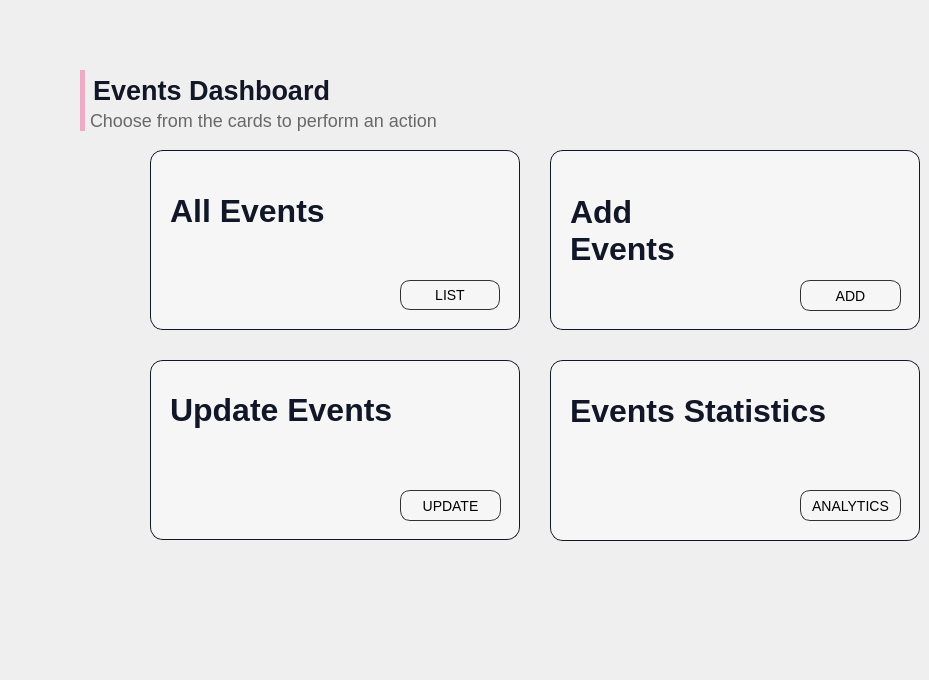
      <widget class="QWidget" name="page_27">
       <widget class="QLabel" name="label_149">
        <property name="geometry">
         <rect>
          <x>170</x>
          <y>190</y>
          <width>201</width>
          <height>41</height>
         </rect>
        </property>
        <property name="styleSheet">
         <string notr="true">font-family: 'Poppins';
font-style: normal;
background:rgba(0,0,0,0);
font-weight: 700;
font-size: 32px;
color: rgb(18,23,40);

</string>
        </property>
        <property name="text">
         <string>All Events</string>
        </property>
       </widget>
       <widget class="QLabel" name="label_150">
        <property name="geometry">
         <rect>
          <x>80</x>
          <y>110</y>
          <width>411</width>
          <height>21</height>
         </rect>
        </property>
        <property name="styleSheet">
         <string notr="true">font-family: 'Poppins';
font-style: normal;
background:rgba(0,0,0,0);
font-weight: 275;
font-size: 18px;
color: rgb(104,104,104);
border-left: 5px solid rgb(237,172,195);
padding-left: 1px;

</string>
        </property>
        <property name="text">
         <string>Choose from the cards to perform an action</string>
        </property>
       </widget>
       <widget class="QLabel" name="label_151">
        <property name="geometry">
         <rect>
          <x>150</x>
          <y>360</y>
          <width>370</width>
          <height>180</height>
         </rect>
        </property>
        <property name="styleSheet">
         <string notr="true">border-radius: 13px;
background:rgb(246,246,246);
border: 1px solid rgb(18,23,40);</string>
        </property>
        <property name="text">
         <string/>
        </property>
       </widget>
       <widget class="QLabel" name="label_152">
        <property name="geometry">
         <rect>
          <x>570</x>
          <y>180</y>
          <width>200</width>
          <height>100</height>
         </rect>
        </property>
        <property name="styleSheet">
         <string notr="true">font-family: 'Poppins';
font-style: normal;
background:rgba(0,0,0,0);
font-weight: 700;
font-size: 32px;
color: rgb(18,23,40);

</string>
        </property>
        <property name="text">
         <string>Add
Events</string>
        </property>
       </widget>
       <widget class="QLabel" name="label_153">
        <property name="geometry">
         <rect>
          <x>570</x>
          <y>390</y>
          <width>301</width>
          <height>41</height>
         </rect>
        </property>
        <property name="styleSheet">
         <string notr="true">font-family: 'Poppins';
font-style: normal;
background:rgba(0,0,0,0);
font-weight: 700;
font-size: 32px;
color: rgb(18,23,40);

</string>
        </property>
        <property name="text">
         <string>Events Statistics</string>
        </property>
       </widget>
       <widget class="QLabel" name="label_154">
        <property name="geometry">
         <rect>
          <x>170</x>
          <y>360</y>
          <width>241</width>
          <height>100</height>
         </rect>
        </property>
        <property name="styleSheet">
         <string notr="true">font-family: 'Poppins';
font-style: normal;
background:rgba(0,0,0,0);
font-weight: 700;
font-size: 32px;
color: rgb(18,23,40);

</string>
        </property>
        <property name="text">
         <string>Update Events</string>
        </property>
       </widget>
       <widget class="QLabel" name="label_155">
        <property name="geometry">
         <rect>
          <x>550</x>
          <y>150</y>
          <width>370</width>
          <height>180</height>
         </rect>
        </property>
        <property name="styleSheet">
         <string notr="true">border-radius: 13px;
background:rgb(246,246,246);
border: 1px solid rgb(18,23,40);</string>
        </property>
        <property name="text">
         <string/>
        </property>
       </widget>
       <widget class="QLabel" name="label_156">
        <property name="geometry">
         <rect>
          <x>550</x>
          <y>360</y>
          <width>370</width>
          <height>181</height>
         </rect>
        </property>
        <property name="styleSheet">
         <string notr="true">border-radius: 13px;
background:rgb(246,246,246);
border: 1px solid rgb(18,23,40);</string>
        </property>
        <property name="text">
         <string/>
        </property>
       </widget>
       <widget class="QLabel" name="label_157">
        <property name="geometry">
         <rect>
          <x>150</x>
          <y>150</y>
          <width>370</width>
          <height>180</height>
         </rect>
        </property>
        <property name="styleSheet">
         <string notr="true">border-radius: 13px;
background:rgb(246,246,246);
border: 1px solid rgb(18,23,40);</string>
        </property>
        <property name="text">
         <string/>
        </property>
       </widget>
       <widget class="QLabel" name="label_158">
        <property name="geometry">
         <rect>
          <x>80</x>
          <y>70</y>
          <width>371</width>
          <height>41</height>
         </rect>
        </property>
        <property name="styleSheet">
         <string notr="true">font-family: 'Poppins';
font-style: normal;
background:rgba(0,0,0,0);
font-weight: 600;
font-size: 27px;
color: rgb(18,23,40);
border-left: 5px solid rgb(237,172,195);
padding-left: 1px;

</string>
        </property>
        <property name="text">
         <string>Events Dashboard</string>
        </property>
       </widget>
       <widget class="QPushButton" name="pushButton_32">
        <property name="geometry">
         <rect>
          <x>400</x>
          <y>280</y>
          <width>100</width>
          <height>30</height>
         </rect>
        </property>
        <property name="styleSheet">
         <string notr="true">QPushButton{
border-radius: 10px; 
font-family: 'Poppins';
font-style: normal;
font-weight: 400;
font-size: 14px;
background:rgba(0,0,0,0);
border:1px solid rgb(50,50,50);
}
QPushButton:hover{
background:rgb(28, 36, 61);
color:white;
}

</string>
        </property>
        <property name="text">
         <string>LIST</string>
        </property>
       </widget>
       <widget class="QPushButton" name="pushButton_33">
        <property name="geometry">
         <rect>
          <x>400</x>
          <y>490</y>
          <width>101</width>
          <height>31</height>
         </rect>
        </property>
        <property name="styleSheet">
         <string notr="true">QPushButton{
border-radius: 10px; 
font-family: 'Poppins';
font-style: normal;
font-weight: 400;
font-size: 14px;
background:rgba(0,0,0,0);
border:1px solid rgb(50,50,50);
}
QPushButton:hover{
background:rgb(28, 36, 61);
color:white;
}

</string>
        </property>
        <property name="text">
         <string>UPDATE</string>
        </property>
       </widget>
       <widget class="QPushButton" name="pushButton_34">
        <property name="geometry">
         <rect>
          <x>800</x>
          <y>280</y>
          <width>101</width>
          <height>31</height>
         </rect>
        </property>
        <property name="styleSheet">
         <string notr="true">QPushButton{
border-radius: 10px; 
font-family: 'Poppins';
font-style: normal;
font-weight: 400;
font-size: 14px;
background:rgba(0,0,0,0);
border:1px solid rgb(50,50,50);
}
QPushButton:hover{
background:rgb(28, 36, 61);
color:white;
}

</string>
        </property>
        <property name="text">
         <string>ADD</string>
        </property>
       </widget>
       <widget class="QPushButton" name="pushButton_35">
        <property name="geometry">
         <rect>
          <x>800</x>
          <y>490</y>
          <width>101</width>
          <height>31</height>
         </rect>
        </property>
        <property name="styleSheet">
         <string notr="true">QPushButton{
border-radius: 10px; 
font-family: 'Poppins';
font-style: normal;
font-weight: 400;
font-size: 14px;
background:rgba(0,0,0,0);
border:1px solid rgb(50,50,50);
}
QPushButton:hover{
background:rgb(28, 36, 61);
color:white;
}

</string>
        </property>
        <property name="text">
         <string>ANALYTICS</string>
        </property>
       </widget>
       <widget class="QLabel" name="label_185">
        <property name="geometry">
         <rect>
          <x>710</x>
          <y>400</y>
          <width>200</width>
          <height>141</height>
         </rect>
        </property>
        <property name="styleSheet">
         <string notr="true">background:url(&quot;:/Icons/Icons/Images/data.png&quot;);</string>
        </property>
        <property name="text">
         <string/>
        </property>
       </widget>
       <widget class="QLabel" name="label_187">
        <property name="geometry">
         <rect>
          <x>160</x>
          <y>217</y>
          <width>151</width>
          <height>111</height>
         </rect>
        </property>
        <property name="styleSheet">
         <string notr="true">background:url(&quot;:/Icons/Icons/Images/img5.png&quot;);</string>
        </property>
        <property name="text">
         <string/>
        </property>
       </widget>
       <widget class="QLabel" name="label_192">
        <property name="geometry">
         <rect>
          <x>160</x>
          <y>447</y>
          <width>101</width>
          <height>91</height>
         </rect>
        </property>
        <property name="styleSheet">
         <string notr="true">background:url(&quot;:/Icons/Icons/Images/update.png&quot;);</string>
        </property>
        <property name="text">
         <string/>
        </property>
       </widget>
       <widget class="QLabel" name="label_213">
        <property name="geometry">
         <rect>
          <x>-20</x>
          <y>350</y>
          <width>321</width>
          <height>321</height>
         </rect>
        </property>
        <property name="styleSheet">
         <string notr="true">background:url(&quot;:/Icons/Icons/Images/branch.png&quot;);</string>
        </property>
        <property name="text">
         <string/>
        </property>
       </widget>
       <zorder>label_213</zorder>
       <zorder>label_156</zorder>
       <zorder>label_155</zorder>
       <zorder>label_157</zorder>
       <zorder>label_150</zorder>
       <zorder>label_151</zorder>
       <zorder>label_152</zorder>
       <zorder>label_154</zorder>
       <zorder>label_158</zorder>
       <zorder>pushButton_32</zorder>
       <zorder>pushButton_33</zorder>
       <zorder>pushButton_34</zorder>
       <zorder>label_185</zorder>
       <zorder>pushButton_35</zorder>
       <zorder>label_187</zorder>
       <zorder>label_149</zorder>
       <zorder>label_153</zorder>
       <zorder>label_192</zorder>
      </widget>
